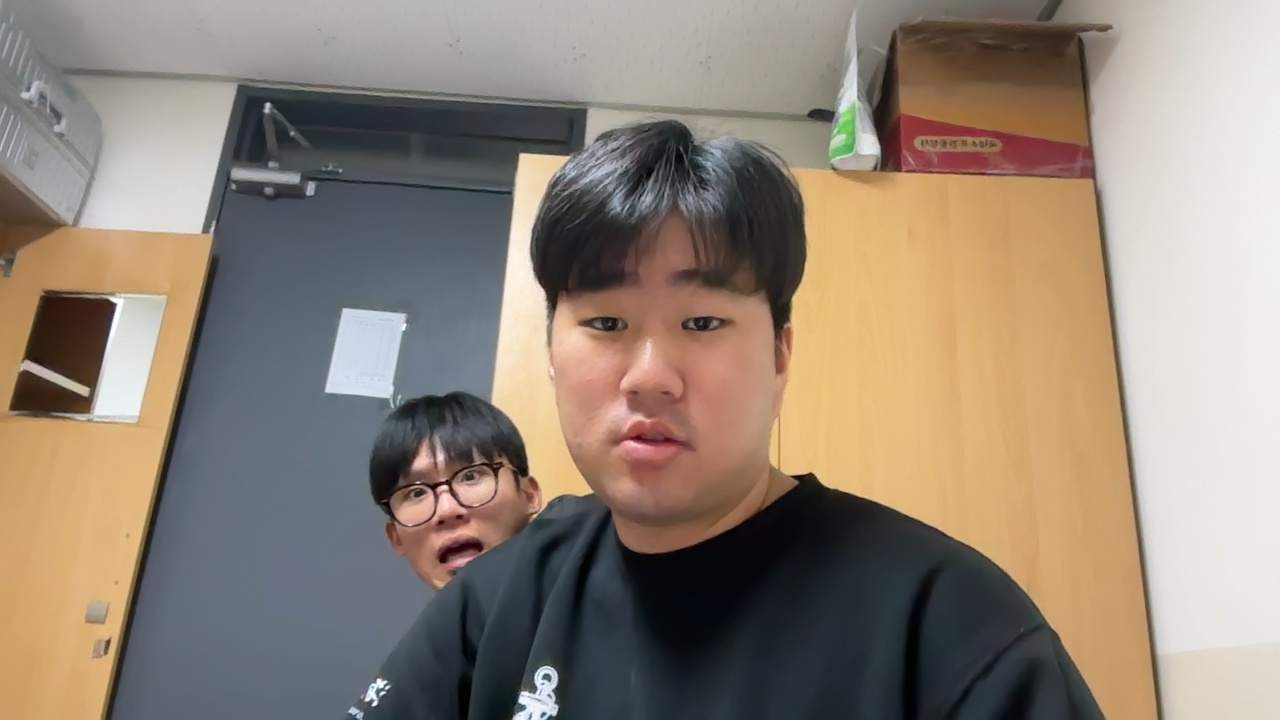
#> input picture face_scan_20251201_203216/photo_01.jpg, 1280 x 720 px, given in place of the camera
$ python second_game.py
#> lines starting #> are read from the running program, lines starting #| are printed output that depends on the picture; after the words box and inside, x2 and y2 are one past the last pixel; in counts of white or black regions, pixels touching at a corner belong together
"""
=============================================================================
🎭 얼굴 3D 스캐너 - 올인원 자동화 버전
=============================================================================

실행하면:
1. 카메라 자동 실행
2. 10장 자동/수동 촬영
3. 3D 합성
4. 바로 3D 뷰어로 결과 확인!

사용법:
    python3 face_3d_auto.py

조작:
    SPACE: 사진 촬영
    A: 자동 촬영 모드 (2초 간격으로 10장 자동 촬영)
    Q: 촬영 종료 후 3D 생성
    ESC: 프로그램 종료

=============================================================================
"""

import cv2
import numpy as np
import os
import time
from datetime import datetime

# Open3D 체크
try:
    import open3d as o3d
    HAS_OPEN3D = True
except ImportError:
    HAS_OPEN3D = False
    print("⚠️ Open3D 미설치! 설치하세요: pip3 install open3d")
    print("   (3D 뷰어 기능이 필요합니다)\n")


class Face3DAutoScanner:
    """
    자동화된 얼굴 3D 스캐너
    - 10장 촬영 후 자동으로 3D 생성 및 뷰어 실행
    """

    def __init__(self):
        # 설정
        self.TOTAL_PHOTOS = 10          # 찍을 사진 수
        self.CAMERA_WIDTH = 1280
        self.CAMERA_HEIGHT = 720
        self.AUTO_INTERVAL = 2.0        # 자동 촬영 간격 (초)

        # 데이터 저장용
        self.images = []
        self.points_3d = None
        self.colors = None
        self.point_cloud = None

        # 저장 폴더
        timestamp = datetime.now().strftime("%Y%m%d_%H%M%S")
        self.save_folder = f"face_scan_{timestamp}"
        os.makedirs(self.save_folder, exist_ok=True)

        # 얼굴 인식기
        self.face_cascade = cv2.CascadeClassifier(
            cv2.data.haarcascades + 'haarcascade_frontalface_default.xml'
        )

        # 특징점 검출기
        try:
            self.detector = cv2.SIFT_create(nfeatures=3000)
            self.matcher = cv2.BFMatcher(cv2.NORM_L2)
        except:
            self.detector = cv2.ORB_create(nfeatures=3000)
            self.matcher = cv2.BFMatcher(cv2.NORM_HAMMING)

        print("=" * 50)
        print("🎭 얼굴 3D 스캐너 준비 완료!")
        print("=" * 50)

    def run(self):
        """메인 실행 - 촬영부터 3D 뷰어까지 한번에!"""

        print("\n📋 조작법:")
        print("   SPACE : 사진 촬영")
        print("   A     : 자동 촬영 (2초 간격)")
        print("   Q     : 촬영 완료 → 3D 생성")
        print("   ESC   : 종료\n")

        # 1단계: 사진 촬영
        success = self._capture_photos()
        if not success:
            return

        # 2단계: 3D 점구름 생성
        self._create_3d_points()

        # 3단계: 파일 저장
        self._save_files()

        # 4단계: 3D 뷰어 실행
        self._show_3d_viewer()

        print("\n✅ 모든 작업 완료!")
        print(f"📁 저장 위치: {self.save_folder}")

    # =========================================================================
    # 1단계: 사진 촬영
    # =========================================================================

    def _capture_photos(self):
        """카메라로 사진 촬영"""

        print("📷 카메라 시작...")
        camera = cv2.VideoCapture(0)

        if not camera.isOpened():
            print("❌ 카메라를 열 수 없습니다!")
            print("   시스템 설정 > 개인정보 보호 > 카메라 권한 확인")
            return False

        camera.set(cv2.CAP_PROP_FRAME_WIDTH, self.CAMERA_WIDTH)
        camera.set(cv2.CAP_PROP_FRAME_HEIGHT, self.CAMERA_HEIGHT)

        photo_count = 0
        auto_mode = False
        last_auto_time = 0

        # 각도 안내
        angles = [
            "1/10: Front (정면)",
            "2/10: Left 15°",
            "3/10: Left 30°",
            "4/10: Right 15°",
            "5/10: Right 30°",
            "6/10: Up (위)",
            "7/10: Down (아래)",
            "8/10: Left+Up",
            "9/10: Right+Up",
            "10/10: Free"
        ]

        print("✅ 카메라 준비 완료! 촬영을 시작하세요.\n")

        while photo_count < self.TOTAL_PHOTOS:
            ret, frame = camera.read()
#> frame is the input picture: shape (720, 1280, 3); mean B, G, R 118.7, 131.4, 144.4
            if not ret:
                break

            # 좌우 반전 (거울 효과)
            frame = cv2.flip(frame, 1)
            display = frame.copy()

            # 얼굴 인식
            gray = cv2.cvtColor(frame, cv2.COLOR_BGR2GRAY)
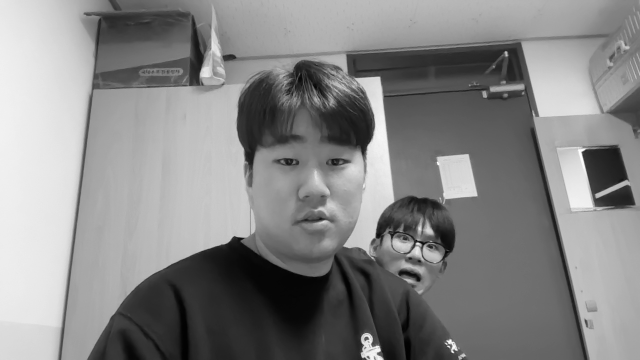
#> gray: shape (720, 1280) (shown at 1/2 size); min 0, max 255, mean 133.9
            faces = self.face_cascade.detectMultiScale(gray, 1.1, 5, minSize=(100, 100))
#> faces = [[476, 213, 289, 289]]

            # 화면에 정보 표시
            h, w = display.shape[:2]

            # 중앙 가이드 원
            cv2.circle(display, (w//2, h//2), 150, (0, 255, 0), 2)
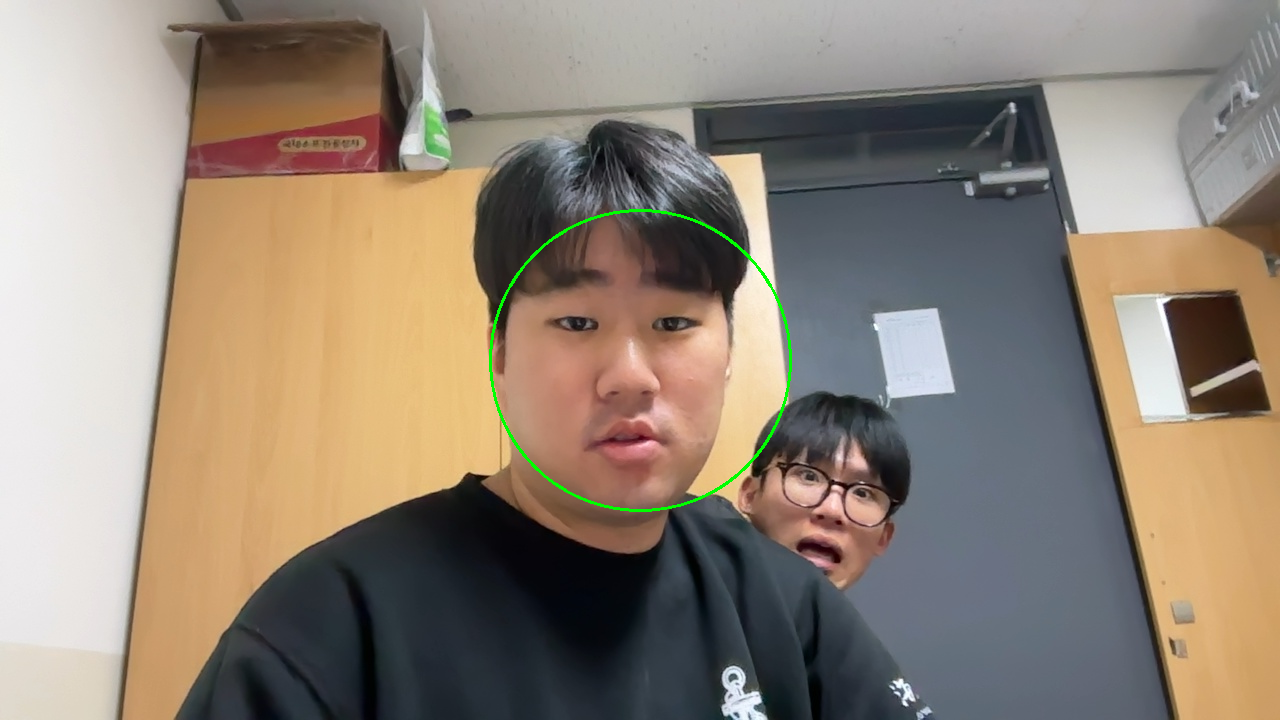
#> display: shape (720, 1280, 3); mean B, G, R 118.4, 131.9, 144

            # 얼굴 표시
            face_detected = len(faces) > 0
#> face_detected = True
            for (x, y, fw, fh) in faces:
                cv2.rectangle(display, (x, y), (x+fw, y+fh), (0, 255, 0), 2)
#> this loop made 1 pass
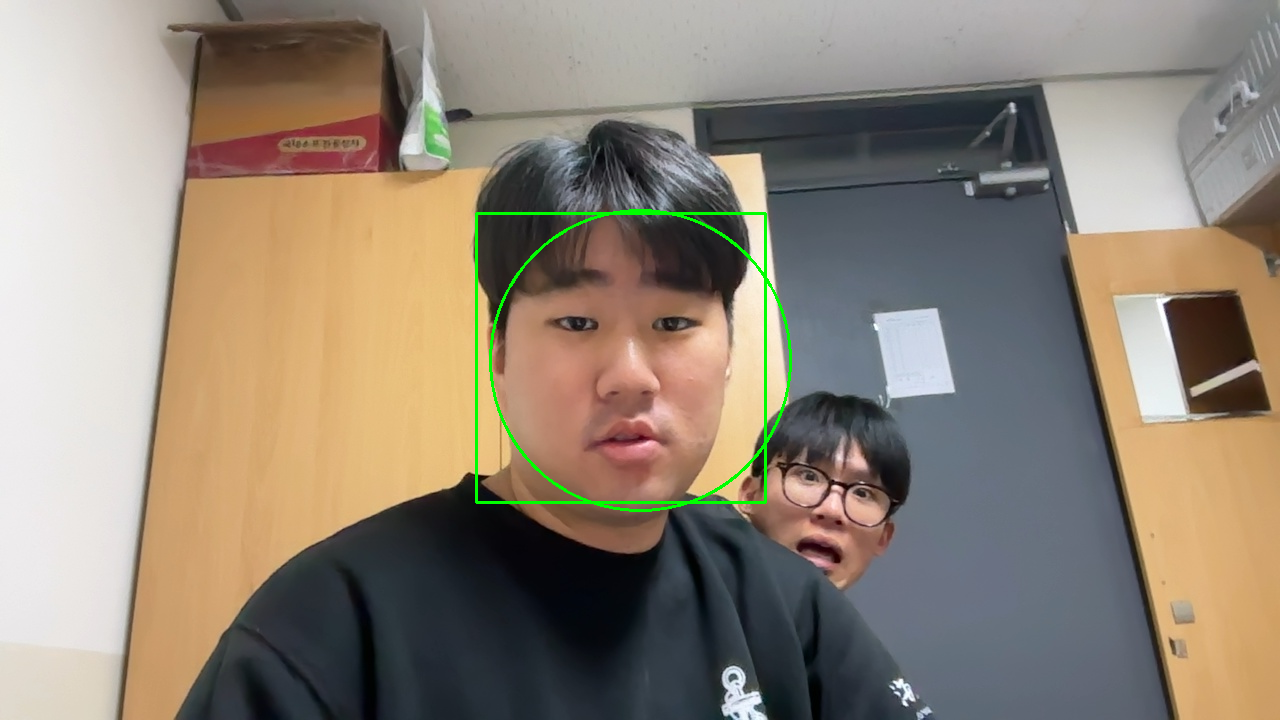
#> display: shape (720, 1280, 3); 0.36% of pixels changed, all inside (x1, y1, x2, y2) = (475, 212, 767, 504)

            # 상태 표시
            status_color = (0, 255, 0) if face_detected else (0, 0, 255)
#> status_color = (0, 255, 0)
            status_text = "Face OK" if face_detected else "No Face!"
#> status_text = 'Face OK'

            cv2.putText(display, f"Photos: {photo_count}/{self.TOTAL_PHOTOS}",
                       (10, 30), cv2.FONT_HERSHEY_SIMPLEX, 0.8, (255, 255, 255), 2)
            cv2.putText(display, status_text,
                       (10, 60), cv2.FONT_HERSHEY_SIMPLEX, 0.8, status_color, 2)

            # 모드 표시
            mode_text = "AUTO MODE (2sec)" if auto_mode else "MANUAL (SPACE to capture)"
            cv2.putText(display, mode_text,
                       (10, 90), cv2.FONT_HERSHEY_SIMPLEX, 0.6, (255, 255, 0), 2)

            # 각도 안내
            if photo_count < len(angles):
                cv2.putText(display, angles[photo_count],
                           (10, h - 20), cv2.FONT_HERSHEY_SIMPLEX, 0.8, (0, 255, 255), 2)
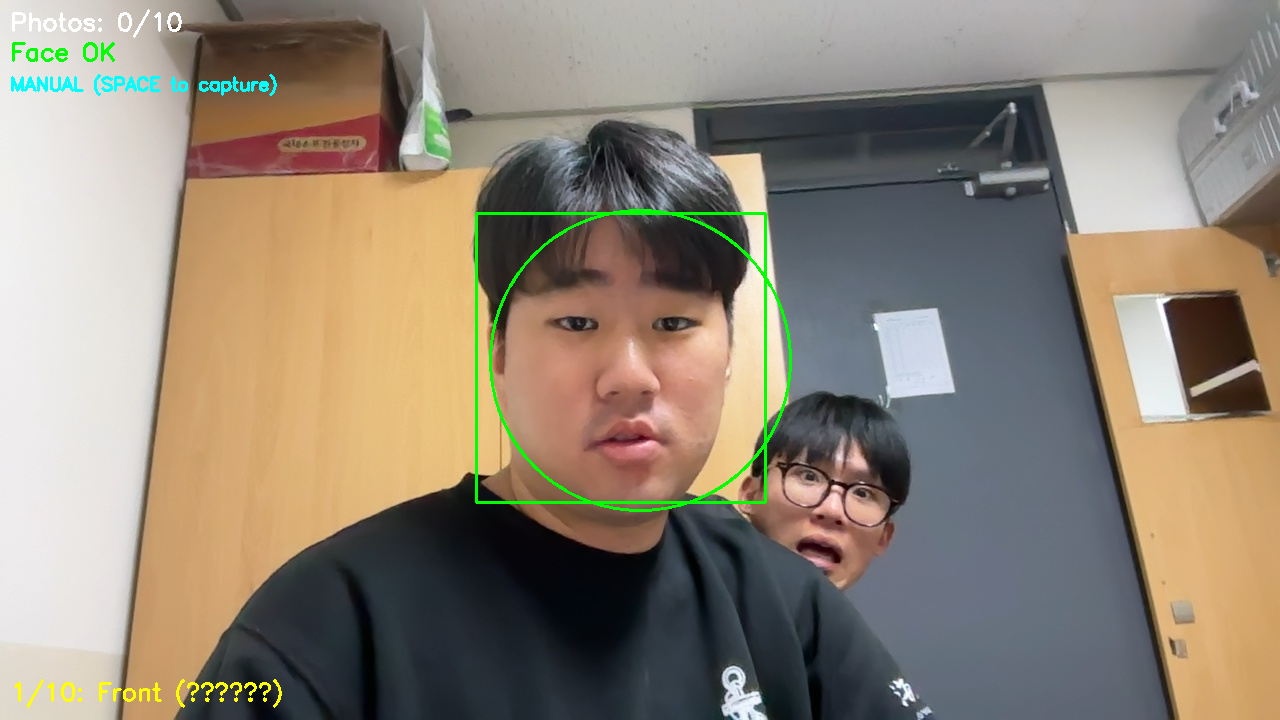
#> display: shape (720, 1280, 3); mean B, G, R 118, 132.8, 143.2

            # 자동 촬영 모드
            if auto_mode and face_detected:
                current_time = time.time()
                if current_time - last_auto_time >= self.AUTO_INTERVAL:
                    # 촬영!
                    photo_count += 1
                    self._save_photo(frame, photo_count)
                    last_auto_time = current_time

                    # 플래시 효과
                    cv2.rectangle(display, (0, 0), (w, h), (255, 255, 255), -1)
                else:
                    # 카운트다운 표시
                    remaining = self.AUTO_INTERVAL - (current_time - last_auto_time)
                    cv2.putText(display, f"Next: {remaining:.1f}s",
                               (w//2 - 80, h//2), cv2.FONT_HERSHEY_SIMPLEX, 1.5, (0, 0, 255), 3)

            cv2.imshow("Face 3D Scanner", display)

            # 키 입력
            key = cv2.waitKey(1) & 0xFF
#> (key q is pressed here)

            if key == ord(' ') and face_detected and not auto_mode:
                # 수동 촬영
                photo_count += 1
                self._save_photo(frame, photo_count)
                print(f"📸 촬영 {photo_count}/{self.TOTAL_PHOTOS}")

            elif key == ord('a'):
                # 자동 모드 토글
                auto_mode = not auto_mode
                last_auto_time = time.time()
                mode = "ON" if auto_mode else "OFF"
                print(f"🔄 자동 촬영 모드: {mode}")

            elif key == ord('q'):
                if photo_count >= 5:  # 최소 5장
                    break
                else:
                    print(f"⚠️ 최소 5장 필요! 현재: {photo_count}장")

            elif key == 27:  # ESC
                camera.release()
                cv2.destroyAllWindows()
                print("👋 종료")
                return False

        camera.release()
        cv2.destroyAllWindows()

        print(f"\n✅ 촬영 완료! ({photo_count}장)")
        return photo_count >= 5

    # [245 lines left out: functions _save_photo, _create_3d_points, _save_files, _save_ply_manual, _save_obj, _show_3d_viewer, not called in this run]


# =============================================================================
# 메인 실행
# =============================================================================

if __name__ == "__main__":
    print("""
    ╔══════════════════════════════════════════════════════════╗
    ║                                                          ║
    ║          🎭 얼굴 3D 스캐너 - 올인원 버전 🎭              ║
    ║                                                          ║
    ║     실행 → 10장 촬영 → 3D 생성 → 바로 뷰어로 확인!      ║
    ║                                                          ║
    ╚══════════════════════════════════════════════════════════╝
    """)

    # Python 버전 체크
    import sys
    py_version = f"{sys.version_info.major}.{sys.version_info.minor}"
    print(f"🐍 Python {py_version}")

    if not HAS_OPEN3D:
        print("\n⚠️  Open3D가 필요합니다!")
        print("    설치: pip3 install open3d")
        print("    (Python 3.9 이상 권장)\n")

        response = input("Open3D 없이 계속할까요? (파일만 저장됨) [y/n]: ").strip().lower()
        if response != 'y':
            print("👋 종료")
            sys.exit(0)

    print()

    # 스캐너 실행
    scanner = Face3DAutoScanner()
    scanner.run()
#> in run, `success = self._capture_photos()`: success = False

$ run again, on face_scan_20251201_203216/photo_04.jpg
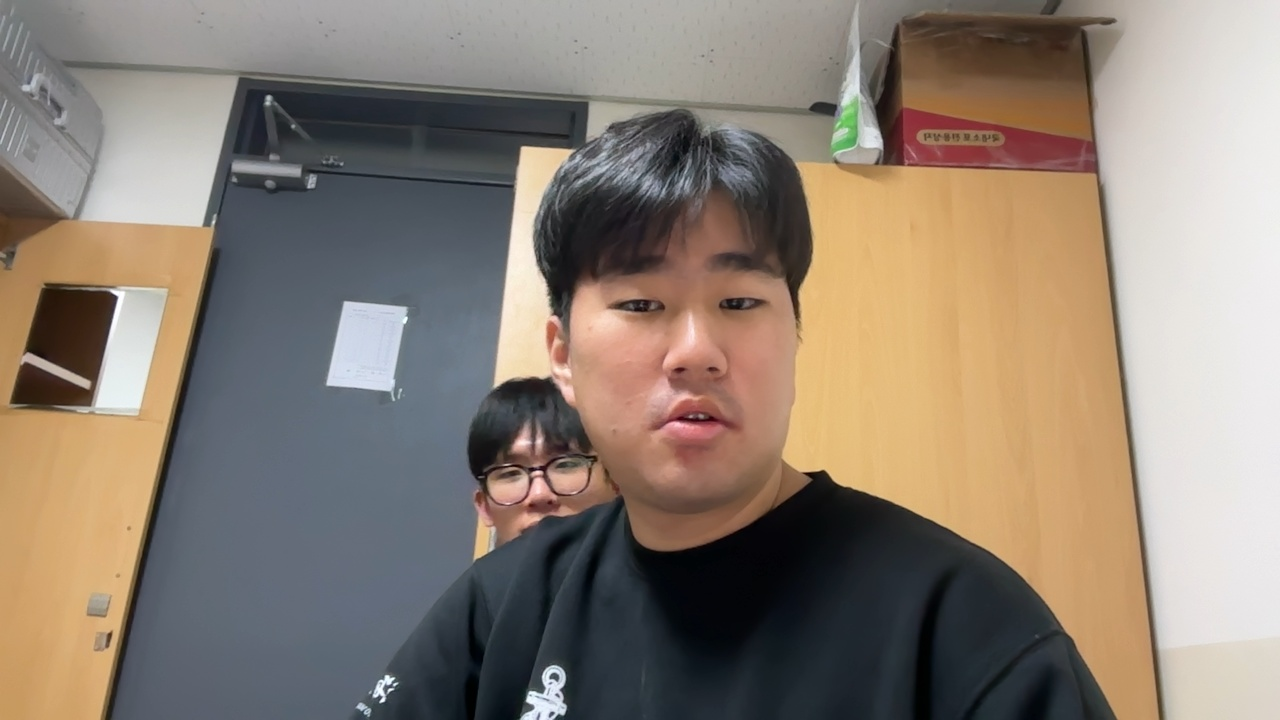
#> input picture face_scan_20251201_203216/photo_04.jpg, 1280 x 720 px, given in place of the camera
#> in _capture_photos, frame is the input picture: shape (720, 1280, 3); mean B, G, R 115.1, 126.9, 139.3
#> faces = [[449, 203, 269, 269]]
#> face_detected = True
#> the loop in _capture_photos, `for (x, y, fw, fh) in faces:` made 1 pass
#> after the loop in _capture_photos, `for (x, y, fw, fh) in faces:`:
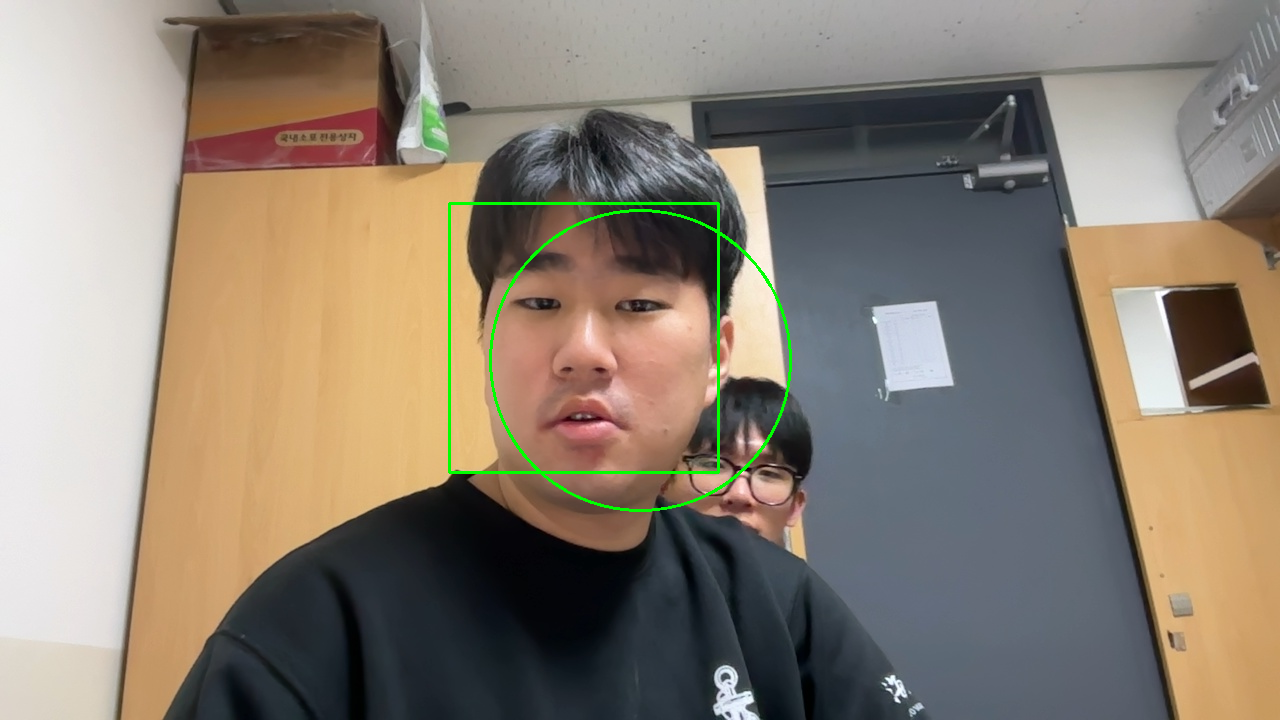
#> display: shape (720, 1280, 3); mean B, G, R 114.5, 127.9, 138.4
#> status_color = (0, 255, 0)
#> status_text = 'Face OK'
#> in _capture_photos, `cv2.putText(display, angles[photo_count], (10, h - 20), cv2.FONT_HERSH..`:
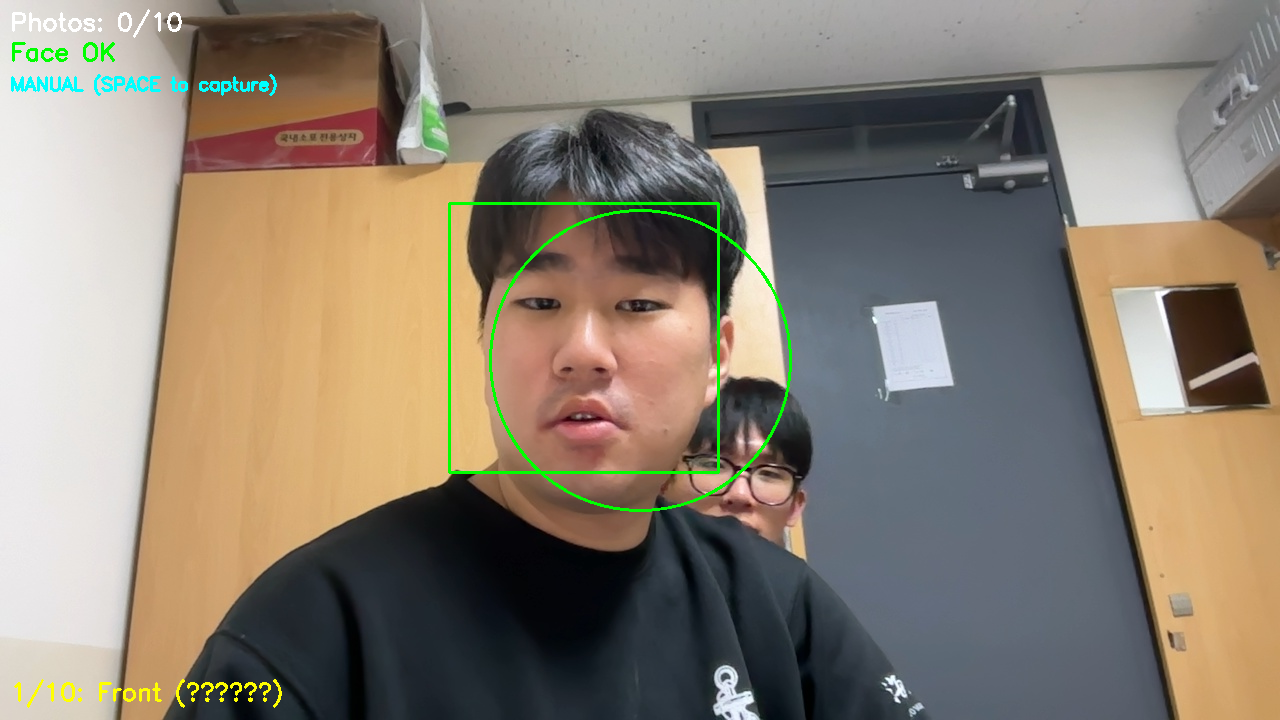
#> display: shape (720, 1280, 3); mean B, G, R 114.4, 128.4, 138.1
#> success = False
